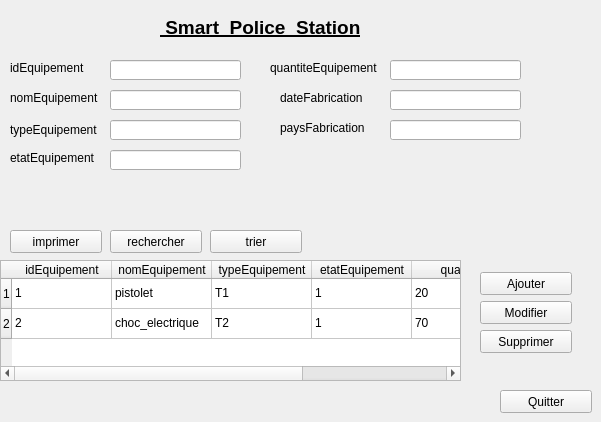
      <widget class="QWidget" name="tab_3">
       <attribute name="icon">
        <iconset>
         <normaloff>../Downloads/téléchargement (1).png</normaloff>../Downloads/téléchargement (1).png</iconset>
       </attribute>
       <attribute name="title">
        <string>Matériel</string>
       </attribute>
       <widget class="QLabel" name="policou_3">
        <property name="geometry">
         <rect>
          <x>160</x>
          <y>10</y>
          <width>351</width>
          <height>35</height>
         </rect>
        </property>
        <property name="sizePolicy">
         <sizepolicy hsizetype="Preferred" vsizetype="Maximum">
          <horstretch>0</horstretch>
          <verstretch>0</verstretch>
         </sizepolicy>
        </property>
        <property name="font">
         <font>
          <family>Arial</family>
          <pointsize>14</pointsize>
          <weight>75</weight>
          <bold>true</bold>
          <underline>true</underline>
         </font>
        </property>
        <property name="text">
         <string> Smart  Police  Station</string>
        </property>
        <property name="textFormat">
         <enum>Qt::PlainText</enum>
        </property>
       </widget>
       <widget class="QLineEdit" name="lineEdit_37">
        <property name="geometry">
         <rect>
          <x>110</x>
          <y>120</y>
          <width>131</width>
          <height>20</height>
         </rect>
        </property>
       </widget>
       <widget class="QLineEdit" name="lineEdit_35">
        <property name="geometry">
         <rect>
          <x>110</x>
          <y>90</y>
          <width>131</width>
          <height>20</height>
         </rect>
        </property>
       </widget>
       <widget class="QLineEdit" name="lineEdit_31">
        <property name="geometry">
         <rect>
          <x>110</x>
          <y>60</y>
          <width>131</width>
          <height>20</height>
         </rect>
        </property>
       </widget>
       <widget class="QLineEdit" name="lineEdit_34">
        <property name="geometry">
         <rect>
          <x>390</x>
          <y>60</y>
          <width>131</width>
          <height>20</height>
         </rect>
        </property>
       </widget>
       <widget class="QLabel" name="label_69">
        <property name="geometry">
         <rect>
          <x>10</x>
          <y>90</y>
          <width>91</width>
          <height>16</height>
         </rect>
        </property>
        <property name="text">
         <string>nomEquipement</string>
        </property>
       </widget>
       <widget class="QLabel" name="label_40">
        <property name="geometry">
         <rect>
          <x>10</x>
          <y>150</y>
          <width>121</width>
          <height>16</height>
         </rect>
        </property>
        <property name="text">
         <string>etatEquipement</string>
        </property>
       </widget>
       <widget class="QLabel" name="label_42">
        <property name="geometry">
         <rect>
          <x>280</x>
          <y>120</y>
          <width>121</width>
          <height>16</height>
         </rect>
        </property>
        <property name="text">
         <string>paysFabrication</string>
        </property>
       </widget>
       <widget class="QLabel" name="label_39">
        <property name="geometry">
         <rect>
          <x>270</x>
          <y>60</y>
          <width>121</width>
          <height>16</height>
         </rect>
        </property>
        <property name="text">
         <string>quantiteEquipement</string>
        </property>
       </widget>
       <widget class="QLabel" name="label_41">
        <property name="geometry">
         <rect>
          <x>280</x>
          <y>90</y>
          <width>121</width>
          <height>16</height>
         </rect>
        </property>
        <property name="text">
         <string>dateFabrication</string>
        </property>
       </widget>
       <widget class="QLabel" name="label_38">
        <property name="geometry">
         <rect>
          <x>10</x>
          <y>120</y>
          <width>91</width>
          <height>20</height>
         </rect>
        </property>
        <property name="text">
         <string>typeEquipement</string>
        </property>
       </widget>
       <widget class="QLineEdit" name="lineEdit_36">
        <property name="geometry">
         <rect>
          <x>110</x>
          <y>150</y>
          <width>131</width>
          <height>20</height>
         </rect>
        </property>
       </widget>
       <widget class="QLabel" name="label_37">
        <property name="geometry">
         <rect>
          <x>10</x>
          <y>60</y>
          <width>81</width>
          <height>16</height>
         </rect>
        </property>
        <property name="text">
         <string>idEquipement </string>
        </property>
       </widget>
       <widget class="QLineEdit" name="lineEdit_33">
        <property name="geometry">
         <rect>
          <x>390</x>
          <y>120</y>
          <width>131</width>
          <height>20</height>
         </rect>
        </property>
       </widget>
       <widget class="QLineEdit" name="lineEdit_32">
        <property name="geometry">
         <rect>
          <x>390</x>
          <y>90</y>
          <width>131</width>
          <height>20</height>
         </rect>
        </property>
       </widget>
       <widget class="QTableWidget" name="tableWidget_2">
        <property name="geometry">
         <rect>
          <x>0</x>
          <y>260</y>
          <width>461</width>
          <height>121</height>
         </rect>
        </property>
        <row>
         <property name="text">
          <string>1</string>
         </property>
        </row>
        <row>
         <property name="text">
          <string>2</string>
         </property>
        </row>
        <column>
         <property name="text">
          <string>idEquipement</string>
         </property>
        </column>
        <column>
         <property name="text">
          <string>nomEquipement</string>
         </property>
        </column>
        <column>
         <property name="text">
          <string>typeEquipement</string>
         </property>
        </column>
        <column>
         <property name="text">
          <string>etatEquipement</string>
         </property>
        </column>
        <column>
         <property name="text">
          <string>quantité</string>
         </property>
        </column>
        <column>
         <property name="text">
          <string>paysEquipement</string>
         </property>
        </column>
        <item row="0" column="0">
         <property name="text">
          <string>1</string>
         </property>
        </item>
        <item row="0" column="1">
         <property name="text">
          <string>pistolet</string>
         </property>
        </item>
        <item row="0" column="2">
         <property name="text">
          <string>T1</string>
         </property>
        </item>
        <item row="0" column="3">
         <property name="text">
          <string>1</string>
         </property>
        </item>
        <item row="0" column="4">
         <property name="text">
          <string>20</string>
         </property>
        </item>
        <item row="0" column="5">
         <property name="text">
          <string>Rusie</string>
         </property>
        </item>
        <item row="1" column="0">
         <property name="text">
          <string>2</string>
         </property>
        </item>
        <item row="1" column="1">
         <property name="text">
          <string>choc_electrique</string>
         </property>
        </item>
        <item row="1" column="2">
         <property name="text">
          <string>T2</string>
         </property>
        </item>
        <item row="1" column="3">
         <property name="text">
          <string>1</string>
         </property>
        </item>
        <item row="1" column="4">
         <property name="text">
          <string>70</string>
         </property>
        </item>
        <item row="1" column="5">
         <property name="text">
          <string>Tunisie</string>
         </property>
        </item>
       </widget>
       <widget class="QPushButton" name="pushButton_7">
        <property name="geometry">
         <rect>
          <x>10</x>
          <y>230</y>
          <width>92</width>
          <height>23</height>
         </rect>
        </property>
        <property name="text">
         <string>imprimer</string>
        </property>
       </widget>
       <widget class="QPushButton" name="pushButton_6">
        <property name="geometry">
         <rect>
          <x>110</x>
          <y>230</y>
          <width>92</width>
          <height>23</height>
         </rect>
        </property>
        <property name="text">
         <string>rechercher</string>
        </property>
       </widget>
       <widget class="QPushButton" name="pushButton_13">
        <property name="geometry">
         <rect>
          <x>210</x>
          <y>230</y>
          <width>92</width>
          <height>23</height>
         </rect>
        </property>
        <property name="text">
         <string>trier</string>
        </property>
       </widget>
       <widget class="QPushButton" name="pushButton_5">
        <property name="geometry">
         <rect>
          <x>500</x>
          <y>390</y>
          <width>92</width>
          <height>23</height>
         </rect>
        </property>
        <property name="text">
         <string>Quitter</string>
        </property>
       </widget>
       <widget class="QPushButton" name="pushButton_3">
        <property name="geometry">
         <rect>
          <x>480</x>
          <y>330</y>
          <width>92</width>
          <height>23</height>
         </rect>
        </property>
        <property name="text">
         <string>Supprimer</string>
        </property>
       </widget>
       <widget class="QPushButton" name="pushButton_4">
        <property name="geometry">
         <rect>
          <x>480</x>
          <y>272</y>
          <width>92</width>
          <height>23</height>
         </rect>
        </property>
        <property name="text">
         <string>Ajouter</string>
        </property>
       </widget>
       <widget class="QPushButton" name="pushButton_8">
        <property name="geometry">
         <rect>
          <x>480</x>
          <y>301</y>
          <width>92</width>
          <height>23</height>
         </rect>
        </property>
        <property name="text">
         <string>Modifier</string>
        </property>
       </widget>
      </widget>
